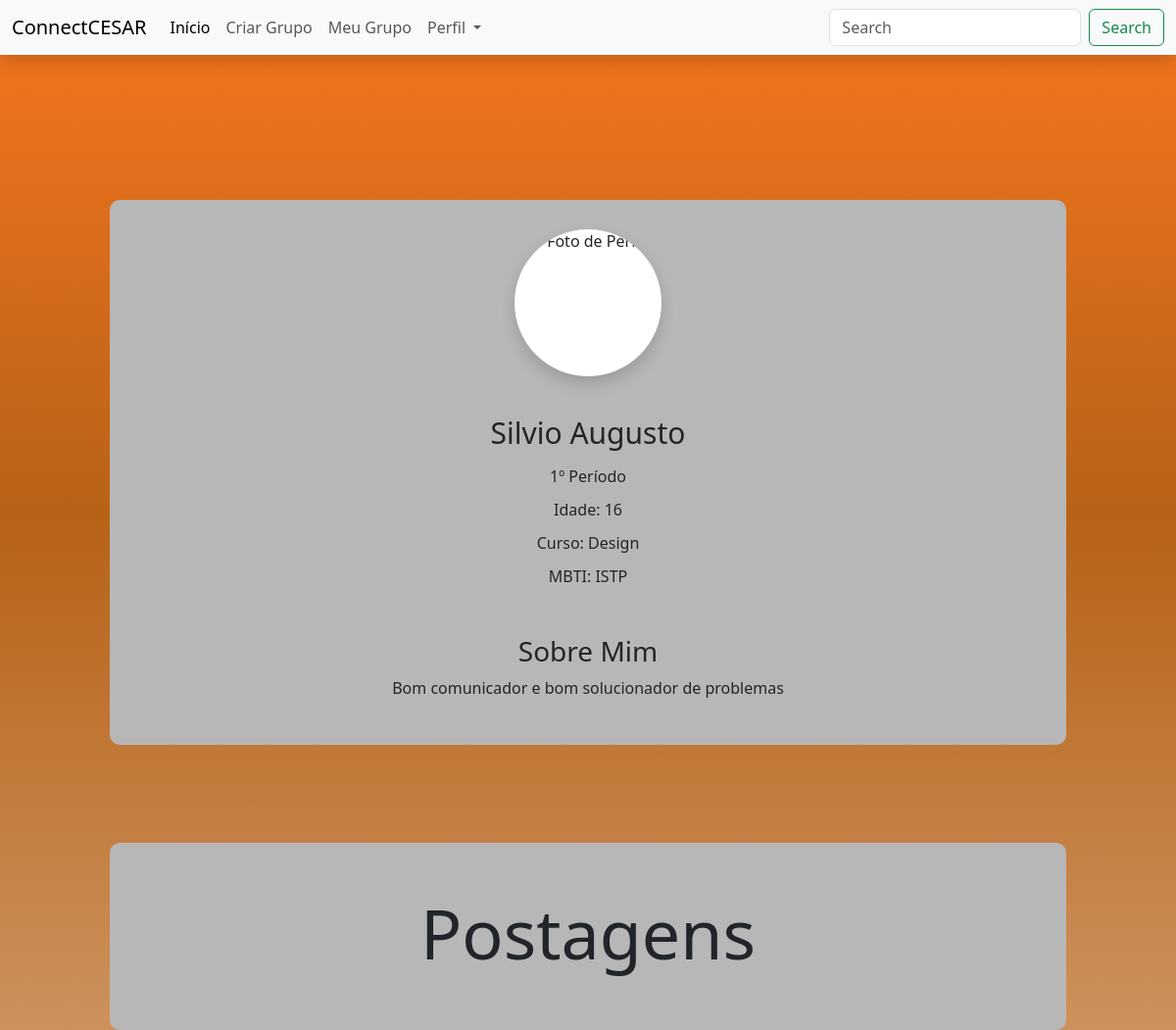
Page /acessarperfil/ (signed in) on the committed database.
### ccapp/models.py (models this page shows)
class Pessoa(models.Model):
    id_usuario = models.AutoField(primary_key=True)
    nome = models.TextField(max_length=255)
    email = models.TextField(max_length=255)
    senha = models.TextField(max_length=255)
    idade = models.IntegerField(null=True, blank=True)
    mbti = models.TextField(max_length=255, null=True, blank=True)
    periodo = models.TextField(max_length=255, null=True, blank=True)
    curso = models.TextField(max_length=255, null=True, blank=True)
    foto = models.ImageField(upload_to='perfil/', null=True, blank=True)
    descricao = models.TextField(null=True, blank=True)
    criado = models.DateTimeField(auto_now_add=True)
    atualizado = models.DateTimeField(auto_now=True)
    grupo_criado = models.ForeignKey(Grupo, null=True, blank=True, on_delete=models.SET_NULL)

### ccapp/views.py (the view)
# urls.py: path('acessarperfil/', views.acessarperfil, name="acessarperfil"),
def acessarperfil(request):
    if 'pessoa_id' in request.session:
        pessoa_id = request.session['pessoa_id']
        pessoa = Pessoa.objects.get(id_usuario=pessoa_id)
        context = {
            'nome': pessoa.nome,
            'periodo': pessoa.periodo,
            'descricao': pessoa.descricao,
            'mbti': pessoa.mbti,
            'curso': pessoa.curso,
            'foto': pessoa.foto,
            'idade': pessoa.idade
        }
        return render(request, 'acessarperfil.html', context)

### templates/acessarperfil.html (shortened to what this page needs)
{% include "navbar.html" %}
{% include "main.html" %}
<div class="container">
    <div class="profile-links">
            <img class="card-img-top rounded-circle shadow bg-white" style="width: 150px" src="..." alt="Foto de Perfil">
            <li><a style="font-size: 30px;">{{ nome }}</a></li>
            <li><a>{{ periodo }} Período</a></li>
            <li><a>Idade: {{ idade }}</a></li>
            <li><a>Curso: {{ curso }}</a></li>
            <li><a>MBTI: {{ mbti }}</a></li>
            <h3 class="mt-5">Sobre Mim</h3>
            <p class="text-justify">
             {{ descricao }}
        </p>
        </div>
        </div>
        <div class="container">
            <div class="profile-links">
                <li><a style="font-size: 70px;">Postagens</a></li>
            </div>
        </div>

### templates/main.html (style rules this page uses)
html { height: 100%; }
body { padding-top: 80px; min-height: 100%; margin: 0; background: linear-gradient( rgb(246, 117, 31), rgb(183, 98, 23), rgba(183, 98, 23, 0.7) ); background-attachment: fixed; }
.profile-links { background-color: #b8b7b7; padding: 30px 20px; text-align: center; margin: 100px 70px 0 70px; border-radius: 10px; }
.profile-links img { width: 150px; height: 150px; border-radius: 50%; display: inline-block; margin-bottom: 25px; }
.profile-links li { display: block; margin: 10px 0; }

### rows in the picture
Pessoa: nome "Silvio Augusto", periodo "1º", curso "Design", mbti "ISTP", descricao "Bom comunicador e bom solucionador de problemas"

### other values in the picture
{{ idade }} "16"
